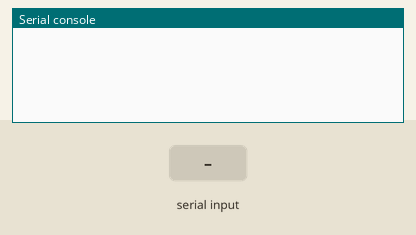
Bench run of a program on a simulated Raspberry Pi Pico running CircuitPython. Parts: the last lines printed to the serial console. The test bench sets the inputs (shaded band).

Above: at 1.2 s.
1.3 s: "1\n" received over the second serial link
At 1.8 s:
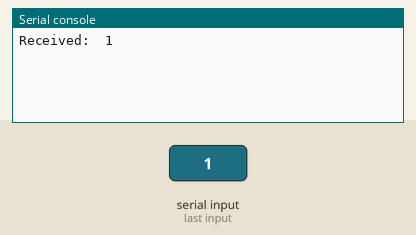
2.8 s: "0\n" received over the second serial link
At 4.0 s:
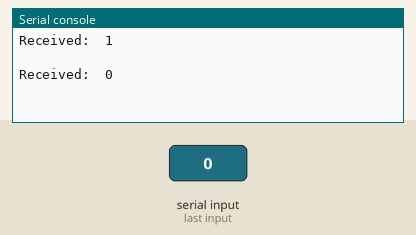
4.3 s: "2\n" received over the second serial link
At 5.3 s:
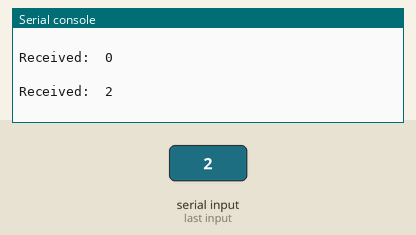

Measured:
- after the input at 1.3 s, the serial console: prints a new line at once (image 1)
- after the input at 2.8 s, the serial console: prints a new line at once (image 2)
- after the input at 4.3 s, the serial console: prints a new line at once (image 3)

The program:

terminal_echo.py
```python
# Jimmy trains animator board basic UART communications.

import board
import busio

uart = busio.UART(board.GP0, board.GP1, baudrate=9600, bits=8, parity=None, stop=1)

#basic terminal echo to see if uart is working on animator board
while True:
    # Check if there's any data available to read from UART
    if uart.in_waiting > 0:
        # Read data from UART and decode it
        received_data = uart.read(uart.in_waiting).decode('utf-8')
        print("Received: ", received_data)
        if received_data == '\r': received_data='\r\n'
        # Echo back the received data
        uart.write(received_data.encode('utf-8'))
```
